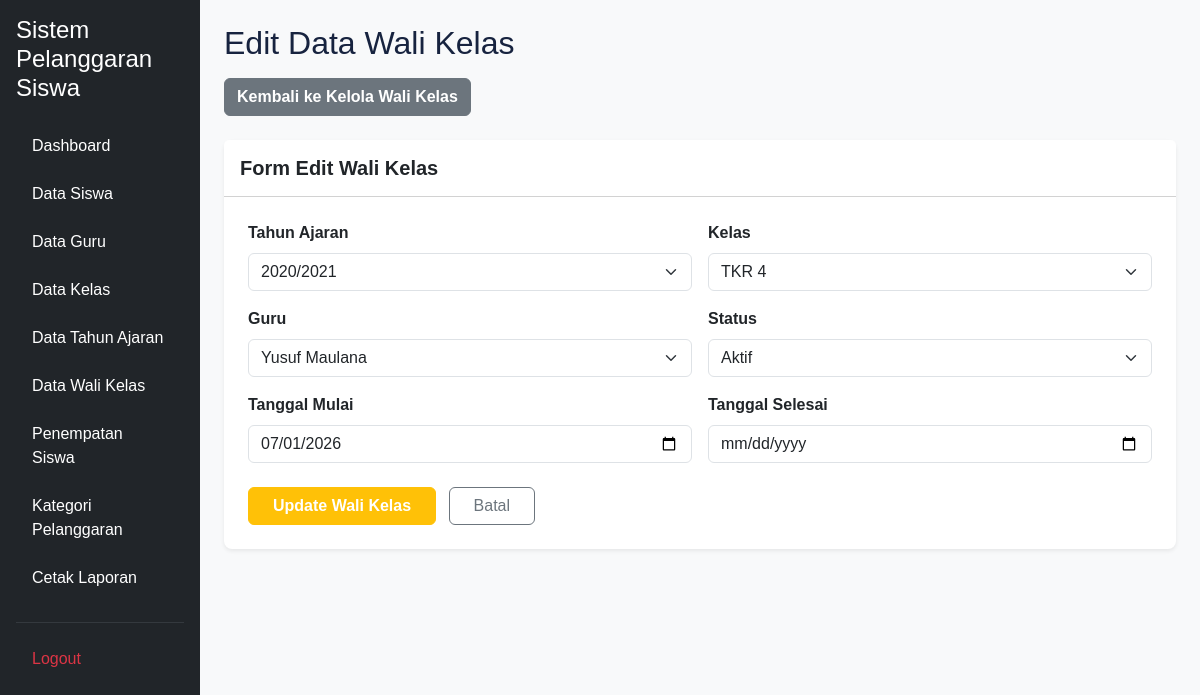
Page /edit_walikelas.php?id=98 (signed in) on the committed database.
### tables this page shows
CREATE TABLE `t_wali_kelas` (
  `id` int(11) NOT NULL,
  `tahun_ajaran_id` int(11) DEFAULT NULL,
  `kelas_id` int(11) DEFAULT NULL,
  `guru_id` int(11) DEFAULT NULL,
  `tanggal_mulai` date NOT NULL,
  `tanggal_selesai` date NOT NULL,
  `status_aktif` tinyint(1) NOT NULL,
  `created_at` timestamp NOT NULL DEFAULT current_timestamp() ON UPDATE current_timestamp(),
  `updated_at` timestamp NOT NULL DEFAULT current_timestamp()
);

CREATE TABLE `t_tahun_ajaran` (
  `id` int(11) NOT NULL,
  `nama` varchar(20) DEFAULT NULL,
  `tanggal_mulai` date NOT NULL,
  `tanggal_selesai` date NOT NULL,
  `status_aktif` tinyint(1) NOT NULL,
  `created_at` timestamp NOT NULL DEFAULT current_timestamp(),
  `updated_at` timestamp NOT NULL DEFAULT current_timestamp()
);

CREATE TABLE `t_kelas` (
  `id` int(11) NOT NULL,
  `nama` varchar(100) DEFAULT NULL,
  `tingkat` varchar(20) NOT NULL,
  `jurusan` varchar(100) NOT NULL,
  `status_aktif` tinyint(1) NOT NULL,
  `created_at` timestamp NOT NULL DEFAULT current_timestamp(),
  `updated_at` timestamp NOT NULL DEFAULT current_timestamp()
);

CREATE TABLE `t_guru` (
  `id` int(11) NOT NULL,
  `nip` varchar(30) NOT NULL,
  `nama` varchar(150) DEFAULT NULL,
  `email` varchar(150) NOT NULL,
  `status_aktif` tinyint(1) NOT NULL,
  `user_id` int(11) NOT NULL,
  `created_at` timestamp NOT NULL DEFAULT current_timestamp(),
  `updated_at` timestamp NOT NULL DEFAULT current_timestamp()
);

### edit_walikelas.php (the view, shortened to what this page needs)
<?php
include 'config/koneksi.php';
$id = (int) ($_GET['id'] ?? 0);
$stmt = mysqli_prepare(
    $koneksi,
    "SELECT * FROM t_wali_kelas WHERE id = ?"
);
mysqli_stmt_bind_param($stmt, "i", $id);
mysqli_stmt_execute($stmt);
$hasil = mysqli_stmt_get_result($stmt);
$data = mysqli_fetch_assoc($hasil);
$tahun = mysqli_query(
    $koneksi,
    "SELECT id, nama FROM t_tahun_ajaran ORDER BY id DESC"
);
$kelas = mysqli_query(
    $koneksi,
    "SELECT id, nama FROM t_kelas ORDER BY nama ASC"
);
$guru = mysqli_query(
    $koneksi,
    "SELECT id, nama FROM t_guru ORDER BY nama ASC"
);
?>
<!DOCTYPE html>
<html lang="id">
<head>
    <link href="https://cdn.jsdelivr.net/npm/bootstrap@5.3.3/dist/css/bootstrap.min.css" rel="stylesheet">
    <link rel="stylesheet" href="layout/style.css">
</head>
<body class="bg-light">
<div class="container-fluid">
    <div class="row">
        <?php include 'layout/sidebar.php'; ?>
        <main class="col-md-9 ms-sm-auto col-lg-10 p-4">
            <div class="d-flex justify-content-between align-items-center mb-3">
                <h1 class="h2 m-0">Edit Data Wali Kelas</h1>
            </div>
            <div class="mb-4">
                <a href="kelola_walikelas.php" class="btn btn-secondary fw-semibold">
                    Kembali ke Kelola Wali Kelas
                </a>
            </div>
            <div class="card shadow-sm border-0 rounded-3 mb-5">
                <div class="card-header bg-white py-3">
                    <h5 class="card-title m-0 fw-bold">Form Edit Wali Kelas</h5>
                </div>
                <div class="card-body p-4">
                    <form action="proses_edit_walikelas.php" method="POST">
                        <div class="row g-3">
                            <div class="col-md-6">
                                <label class="form-label fw-semibold">Tahun Ajaran</label>
                                <select name="tahun_ajaran_id" class="form-select" required>
                                    <?php while ($row = mysqli_fetch_assoc($tahun)) { ?>
                                        <option value="<?= $row['id']; ?>" <?= ($row['id'] == $data['tahun_ajaran_id']) ? 'selected' : ''; ?>>
                                            <?= htmlspecialchars($row['nama']); ?>
                                        </option>
                                    <?php } ?>
                                </select>
                            </div>
                            <div class="col-md-6">
                                <label class="form-label fw-semibold">Kelas</label>
                                <select name="kelas_id" class="form-select" required>
                                    <?php while ($row = mysqli_fetch_assoc($kelas)) { ?>
                                        <option value="<?= $row['id']; ?>" <?= ($row['id'] == $data['kelas_id']) ? 'selected' : ''; ?>>
                                            <?= htmlspecialchars($row['nama']); ?>
                                        </option>
                                    <?php } ?>
                                </select>
                            </div>
                            <div class="col-md-6">
                                <label class="form-label fw-semibold">Guru</label>
                                <select name="guru_id" class="form-select" required>
                                    <?php while ($row = mysqli_fetch_assoc($guru)) { ?>
                                        <option value="<?= $row['id']; ?>" <?= ($row['id'] == $data['guru_id']) ? 'selected' : ''; ?>>
                                            <?= htmlspecialchars($row['nama']); ?>
                                        </option>
                                    <?php } ?>
                                </select>
                            </div>
                            <div class="col-md-6">
                                <label class="form-label fw-semibold">Status</label>
                                <select name="status_aktif" class="form-select" required>
                                    <option value="1" <?= ($data['status_aktif'] == 1) ? 'selected' : ''; ?>>Aktif</option>
                                </select>
                            </div>
                            <div class="col-md-6">
                                <label class="form-label fw-semibold">Tanggal Mulai</label>
                                <input type="date"
                                       name="tanggal_mulai"
                                       class="form-control"
                                       value="<?= htmlspecialchars($data['tanggal_mulai']); ?>"
                                       required>
                            </div>
                            <div class="col-md-6">
                                <label class="form-label fw-semibold">Tanggal Selesai</label>
                                <input type="date"
                                       name="tanggal_selesai"
                                       class="form-control"
                                       value="<?= htmlspecialchars($data['tanggal_selesai']); ?>"
                                       required>
                            </div>
                            <div class="col-12 mt-4">
                                <button type="submit" class="btn btn-warning px-4 fw-semibold text-white">
                                    Update Wali Kelas
                                </button>
                                <a href="kelola_walikelas.php" class="btn btn-outline-secondary px-4 ms-2">
                                    Batal
                                </a>
                            </div>
                        </div>
                    </form>
                </div>
            </div>
        </main>
    </div>
</div>
</body>
</html>

### layout/style.css (style rules this page uses)
:root { --primary: #3659d9; --navy: #17233f; --background: #f4f6fb; --text-muted: #778198; --border: #e8ecf4; }
* { box-sizing: border-box; }
body { margin: 0; font-family: 'Poppins', sans-serif; background: var(--background); color: var(--navy); }

### rows in the picture
t_wali_kelas: tahun_ajaran_id "2020/2021", kelas_id "TKR 4", guru_id "Yusuf Maulana", status_aktif "Aktif", tanggal_mulai "07/01/2026"
